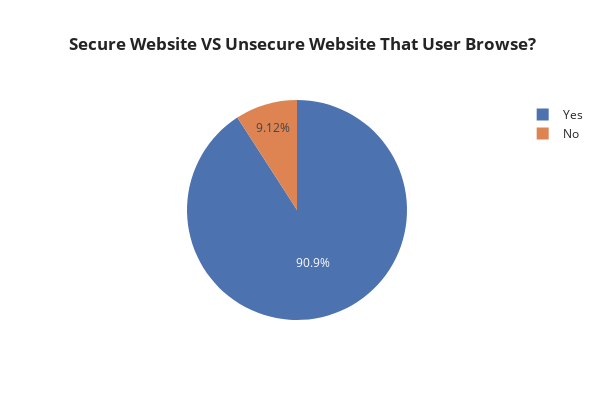

The notebook cell this image was saved under:
### Markdown cell above
Exploratory data analysis

### Code cell
#Secure Website VS Unsecure Website that user browse
df_secure_unsecure = browser_history['safe_website'].value_counts()

fig = px.pie(df_secure_unsecure, names=df_secure_unsecure.index, values =df_secure_unsecure.values,
             color=df_secure_unsecure.index, template='seaborn',
             title='<b> Secure Website VS Unsecure Website That User Browse?',width=600, height=400)

iplot(fig)

### Figure 1 — Plotly figure (JSON) as saved in the notebook; plotly's stock layout.template omitted (floating-point values rounded to 4 significant figures)
{"data": [{"customdata": [["Yes"], ["No"]], "domain": {"x": [0, 1], "y": [0, 1]}, "hovertemplate": "index=%{customdata[0]}<br>value=%{value}<extra></extra>", "labels": ["Yes", "No"], "legendgroup": "", "marker": {"colors": ["rgb(76,114,176)", "rgb(221,132,82)"]}, "name": "", "showlegend": true, "type": "pie", "values": [36197, 3634]}], "layout": {"height": 400, "legend": {"tracegroupgap": 0}, "title": {"text": "<b> Secure Website VS Unsecure Website That User Browse?"}, "width": 600}}
